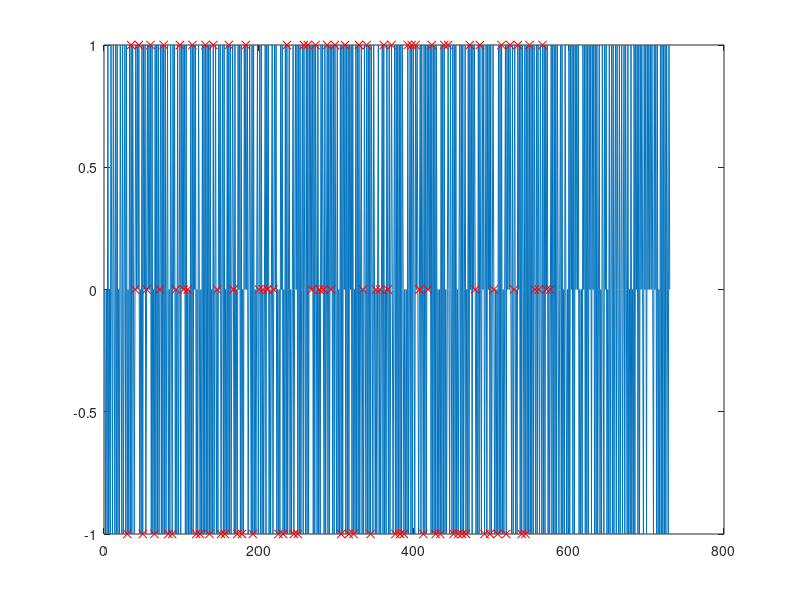

Source code (MATLAB): (Note: this script raises an error after producing the figure.)
clc
clear all

len=730;
signbalance=.5;
onevtwo=1/3;
y=zeros(len,1);
y(1)=0;

harshness=5; %Trade-off is structure vs balance. In theory, dynamic harshness dependent on k is the best trade-off and shortest methods section

%% vals "key":
%x
%y
%early pulse mag and +/- direction
%late pulse mag and +/- direction
%pseudorandom white noise magnitude
%shape (-1=none,0=triangle,1=square, 2=circle, 3=inf desired)
%cursor shown (0/1 false/true)
%acquisitions needed

cost=inf;

while cost>3
    for k=2:len
        if y(k-1)==0
            if rand<signbalance
                y(k)=-1;
                signbalance=signbalance-harshness*1/len;
            else
                y(k)=1;
                signbalance=signbalance+harshness*1/len;
            end
        else
            if rand<onevtwo
                y(k)=0;
                onevtwo=onevtwo-harshness*2/len;
            else
                y(k)=-y(k-1);
                onevtwo=onevtwo+harshness*1/len;
            end
        end
    end
    diffs=y(2:end)-y(1:end-1);
    signbalance_=sum(diffs<0)-sum(diffs>0)
    onevtwo_=sum(abs(diffs)==1)-sum(abs(diffs)==2)
    cost=abs(onevtwo_)+abs(signbalance_);
end



x=[y [0;sign(diffs)] [0;abs(diffs)]];

N=5;
DIR=[-1 1];
DIST=[1 2];
ntypes=5;

%Make a deck
c=0;
for k=1:N
    for kk=1:length(DIR)
        for kkk=1:length(DIST)
            for kkkk=1:ntypes
                c=c+1;
                catme(c).dat=[DIR(kk); DIST(kkk); kkkk];
            end
        end
    end
end
deck=[catme.dat];
deck=deck(:,randperm(size(deck,2)));

c=0;
d=1;
k=inf;
sd2=size(deck,2);
dist=zeros(sd2,1);
while c<len
    c=c+1;
    k=k+1;
    if (k<5)||(c<30)||(d>sd2)
        out(c).dat=[y(c); .5; 0; 0; 0; -1; 1; 1];
        continue
    end

    %if it's k>=7, reshuffle the deck and try again
    if (sum(x(c,2:3)'==deck(1:2,d))~=2)&&(k>5)
        deck(:,d:end)=deck(:,d-1+randperm(sd2-d+1));
    end
    if sum(x(c,2:3)'==deck(1:2,d))==2
        out(c).dat=[y(c); .5; 0; 0; 0; -1; 1; 1];
        continue
    end

    %[c,k]
    dist(d)=c;
    k=0;
    switch deck(3,d)
        case 1
            out(c).dat=[y(c); .5; 1; 0; 0; -1; 1; 1];
        case 2
            out(c).dat=[y(c); .5; -1; 0; 0; -1; 1; 1];
        case 3
            out(c).dat=[y(c); .5; 0; 1; 0; -1; 1; 1];
        case 4
            out(c).dat=[y(c); .5; 0; -1; 0; -1; 1; 1];
        case 5
            out(c).dat=[y(c); .5; 0; 0; 1; -1; 1; 1];
    end
    d=d+1;
end

figure(1)
clf
plot(1:len,y,dist,y(dist),'rx')
length(out)
size([out.dat])

[h]=hist(dist(2:end)-dist(1:end-1),5:11);
[(5:11)' h']

out(c).dat=[0; 0; 0; 0; 0; 0; 1; 1]; %Extra copy of the first shape to allow target acquisition
for s=0:3 %5 warmups on each, cursor shown
        c=c+1;
        out(c).dat=[0; 0; 0; 0; 0; s; 1; 5];
end

for s=0:3 %5 more warmups on each, cursor shown
    for k=1:5
        c=c+1;
        out(c).dat=[0; 0; 0; 0; 0; s; 1; 5]; 
    end
end

SnMag=zeros(2,4*5*20);
k=0;
for s=0:3
    for n=linspace(0,1,5)
        for ITER=1:4
            k=k+1;
            SnMag(:,k)=[n;s];
        end
    end
end
SnMag=SnMag(:,randperm(4*5*20));

for k=1:4*5*4
    c=c+1;
    out(c).dat=[0; 0; 0; 0; SnMag(:,k); 1; 5];
end

o=[out.dat]';
o(1:730,1)=o(1:730,1)*.15-.025;
o(:,3:4)=o(:,3:4)*30;
o(1:730,5)=o(1:730,5)*2;
o=[(1:length(out))' o];
fid=fopen('../Data/input.dat','w');
fprintf(fid,'%5.0f\t%6.4f\t%6.4f\t%6.4f\t%6.4f\t%6.4f\t%1.0f\t%1.0f\n',o');
fclose(fid);
